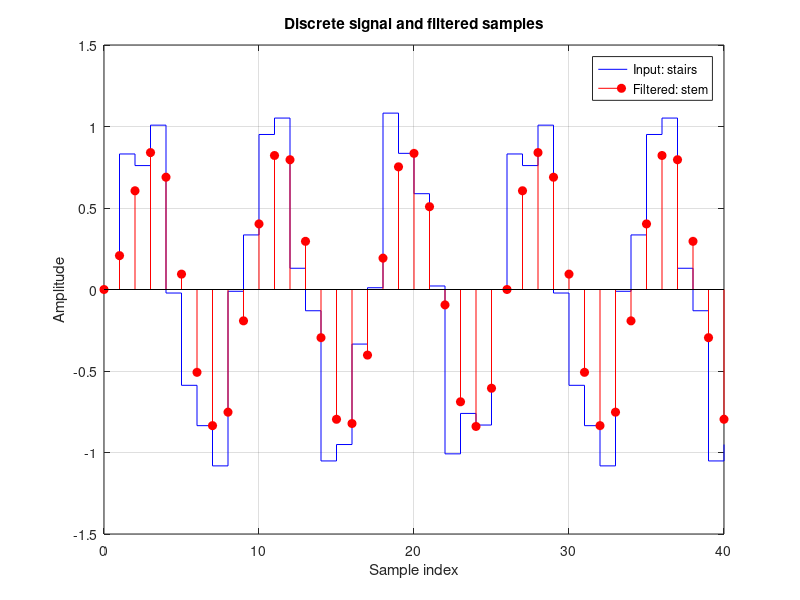

Here is the MATLAB script that generated this plot:
% Compare the sample-and-hold view with discrete signal samples.
n = 0:40;
x = sin(0.24*pi*n) + 0.25*sin(0.8*pi*n);
y = filter([0.25 0.5 0.25],1,x);
stairs(n,x,'b-');
hold on;
stem(n,y,'r-','filled');
title('Discrete signal and filtered samples');
xlabel('Sample index');
ylabel('Amplitude');
legend('Input: stairs','Filtered: stem');
grid on;
